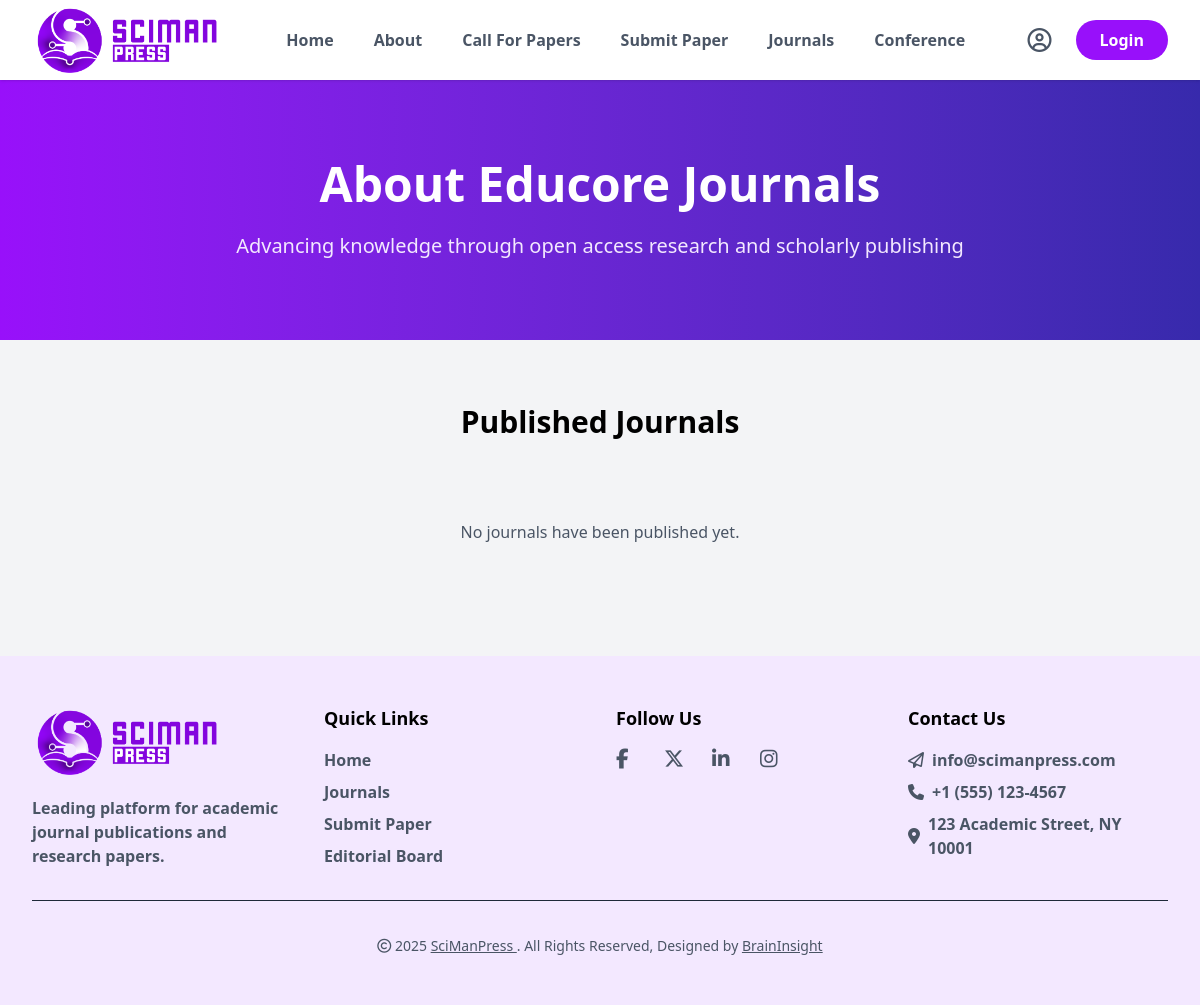
The page /journals/ on the database as committed earlier.
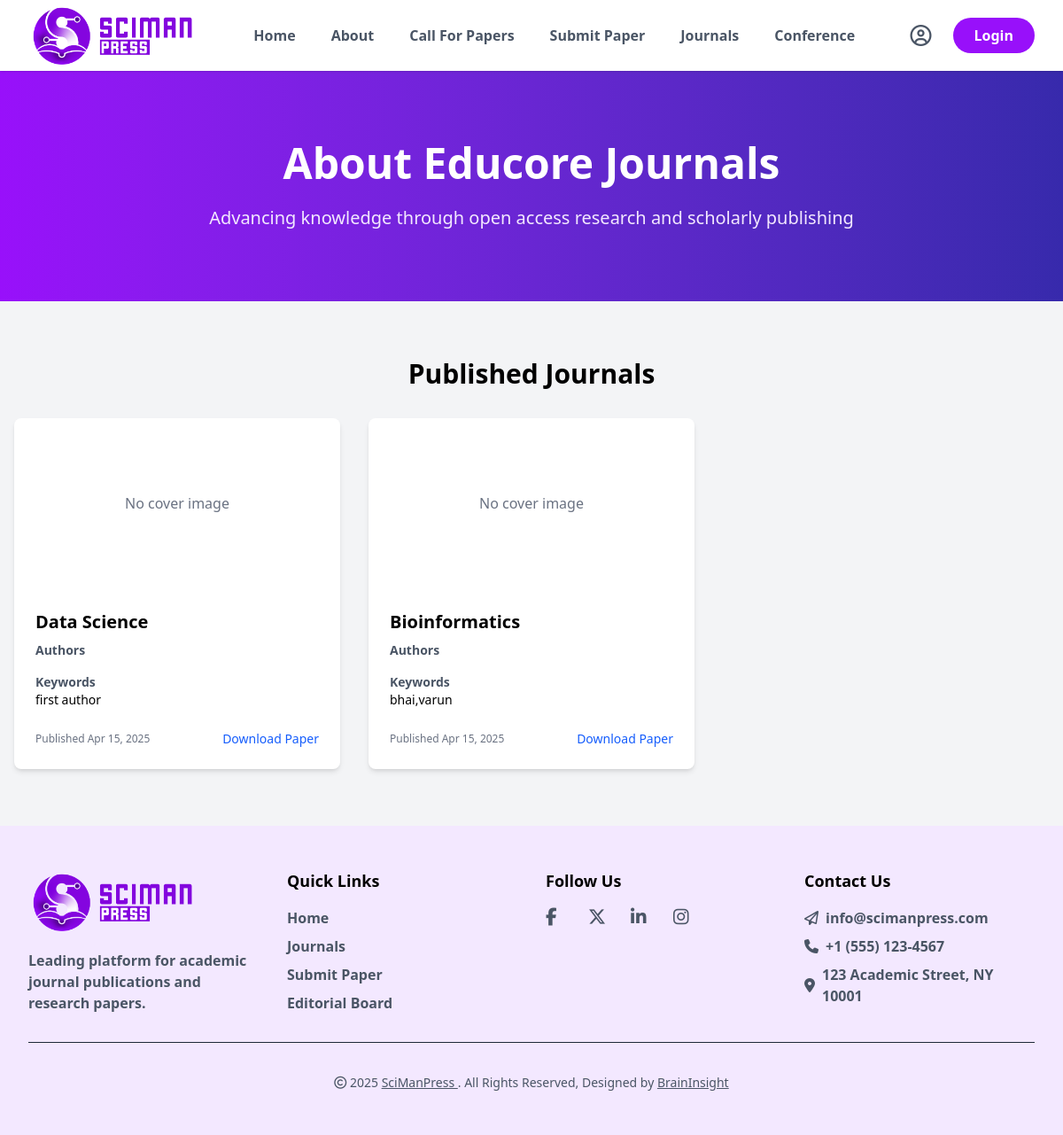
The same page on the database as committed later.
### main/models.py (models this page shows, shortened)
class SubmittedPaper(models.Model):
    journal = models.CharField(max_length=100, choices=JOURNAL_CHOICES)
    keywords = models.CharField(max_length=200)
    upload = models.FileField(upload_to='papers/')
    cover_image = models.ImageField(upload_to='covers/', blank=True, null=True)
    is_approved = models.BooleanField(default=False)
    submitted_at = models.DateTimeField(auto_now_add=True)

### main/views.py (the view)
# urls.py: path('journals/', views.journals, name='journals')
def journals(request):
    papers = SubmittedPaper.objects.filter(is_approved=True)
    return render(request, 'journals.html', {'papers': papers})

### main/templates/journals.html
{% extends 'base.html' %}
{% load static %}
{% block content %}
<section class="relative bg-gradient-to-r from-purple-600 to-indigo-800 py-20">
    <div class="container mx-auto px-6 text-center">
        <h1 class="text-4xl md:text-5xl font-bold text-white mb-6">About Educore Journals</h1>
        <p class="text-xl text-purple-100 max-w-3xl mx-auto">Advancing knowledge through open access research and scholarly publishing</p>
    </div>
</section>
{% include 'Published_journals.html' %}
{%endblock%}

### main/templates/Published_journals.html (shortened to what this page needs)
{% load static %}
<section class="bg-gray-100 py-16">
  <div class="max-w-screen-2xl mx-auto px-4">
    <h1 class="text-3xl font-bold text-center mb-8">Published Journals</h1>
    {% if papers %}
      <div class="grid md:grid-cols-2 lg:grid-cols-3 gap-8">
        {% for paper in papers %}
          <div class="bg-white rounded-lg shadow-md overflow-hidden hover:shadow-lg transition-shadow">
            {% if paper.cover_image %}
              <img src="{{ paper.cover_image.url }}" alt="{{ paper.get_journal_display }} cover" class="w-full h-48 object-cover">
            {% else %}
              <div class="w-full h-48 bg-gray-200 flex items-center justify-center">
                <span class="text-gray-500">No cover image</span>
              </div>
            {% endif %}
            <div class="p-6">
              <h2 class="text-xl font-bold mb-2">{{ paper.get_journal_display }}</h2>
              <div class="mb-4">
                <h3 class="text-sm font-semibold text-gray-600">Authors</h3>
              </div>
              <div class="mb-4">
                <h3 class="text-sm font-semibold text-gray-600">Keywords</h3>
                <p class="text-sm">{{ paper.keywords }}</p>
              </div>
              <div class="flex justify-between items-center mt-6">
                <span class="text-xs text-gray-500">
                  Published {{ paper.submitted_at|date:"M d, Y" }}
                </span>
                <a href="{{ paper.upload.url }}" class="text-blue-600 hover:text-blue-800 text-sm font-medium">
                  Download Paper
                </a>
              </div>
            </div>
          </div>
        {% endfor %}
      </div>
    {% else %}
      <div class="text-center py-12">
        <p class="text-gray-600">No journals have been published yet.</p>
      </div>
    {% endif %}
  </div>
</section>

Rows that differ between the two databases and show on the page:
added SubmittedPaper: shows "No cover image", journal "Data Science", keywords "first author", submitted_at "Apr 15, 2025"
added SubmittedPaper: shows "No cover image", journal "Bioinformatics", keywords "bhai,varun", submitted_at "Apr 15, 2025"
Other text that changed with them:
text no longer shown: "No journals have been published yet."
